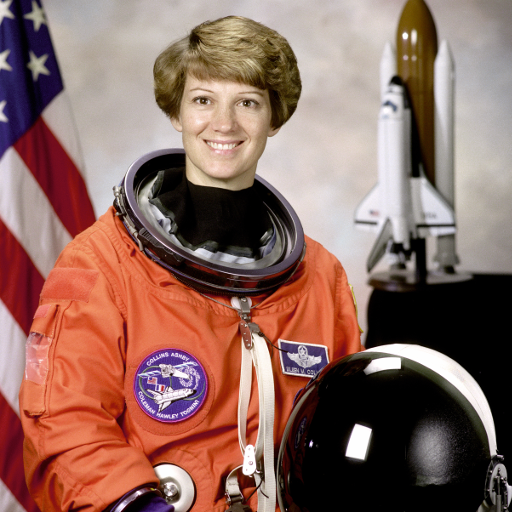
#> input picture Apoio/PL05/imgs/astronaut.png, 512 x 512 px
$ python IP_2Core01b_ImgRotation.py
#> lines starting #> are read from the running program, lines starting #| are printed output that depends on the picture
#!uv run
# /// script
# requires-python = ">=3.12"
# dependencies = ["numpy", "opencv-python>=5.0,<6"]
# ///
# Correr com: uv run exemplos/IP_2Core01b_ImgRotation.py   (na pasta do PL05.zip)
# Rotação.

import cv2 as cv
from pathlib import Path

# A pasta do zip (a que tem exemplos/, imgs/ e videos/), a partir deste ficheiro: o programa encontra as
# imagens corra de onde correr, em Windows, macOS ou Linux.
PASTA = Path(__file__).resolve().parent.parent

# Load the image
img = cv.imread(str(PASTA / "imgs" / "astronaut.png"))
#> img is the input picture: shape (512, 512, 3); mean B, G, R 96.5, 105.8, 141.6

# Get the number of rows and columns of the image
rows, cols = img.shape[:2]
#> rows = 512; cols = 512

# Define the rotation matrix
# cv.getRotationMatrix2D(center, angle, scale)
# center: center of the rotation in the source image
# angle: rotation angle in degrees
# scale: isotropic scale factor
rot_mat = cv.getRotationMatrix2D((0, 0), 45, 0.5)

# Apply the rotation to the image
rot_img = cv.warpAffine(img, rot_mat, (cols, rows))
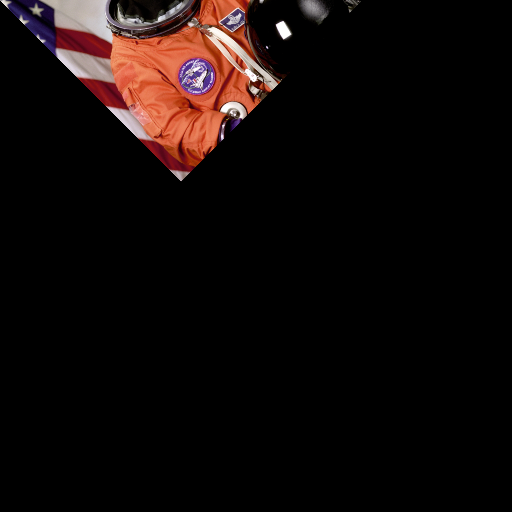
#> rot_img: shape (512, 512, 3); mean B, G, R 8.9, 10.1, 17.5

# Define the rotation matrix with the center of the image as the center of rotation
rot_mat2 = cv.getRotationMatrix2D((cols / 2, rows / 2), 45, 0.5)

# Apply the rotation to the image
rot_img2 = cv.warpAffine(img, rot_mat2, (cols, rows))
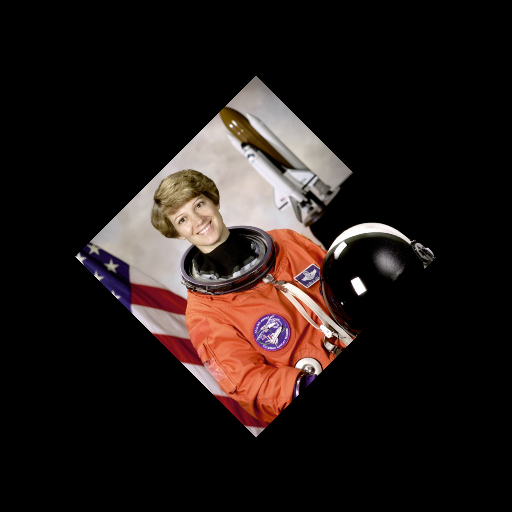
#> rot_img2: shape (512, 512, 3); mean B, G, R 24.1, 26.5, 35.4

# Display the rotated images
cv.imshow("rot_img", rot_img)
cv.imshow("rot_img2", rot_img2)

# Wait for a key press to exit
cv.waitKey(0)

$ run again, with Apoio/PL05/imgs/jewelry.png copied over Apoio/PL05/imgs/astronaut.png
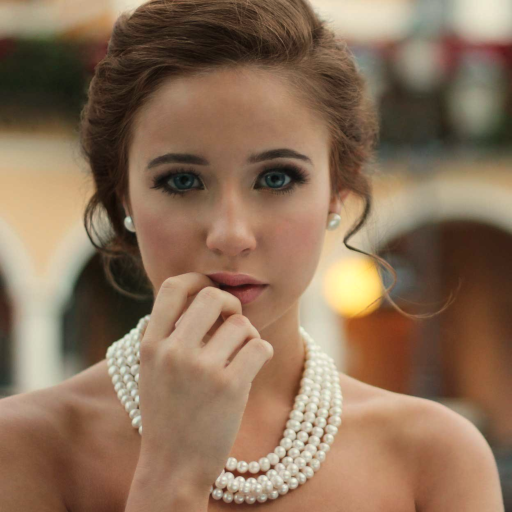
#> input picture Apoio/PL05/imgs/jewelry.png, 512 x 512 px
#> img is the input picture: shape (512, 512, 3); mean B, G, R 88.3, 111.9, 139.3
#> `rot_img = cv.warpAffine(img, rot_mat, (cols, rows))`:
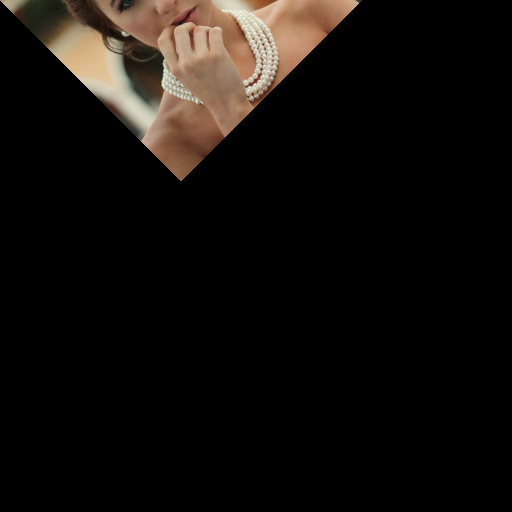
#> rot_img: shape (512, 512, 3); mean B, G, R 12.1, 15.2, 18.9
#> `rot_img2 = cv.warpAffine(img, rot_mat2, (cols, rows))`:
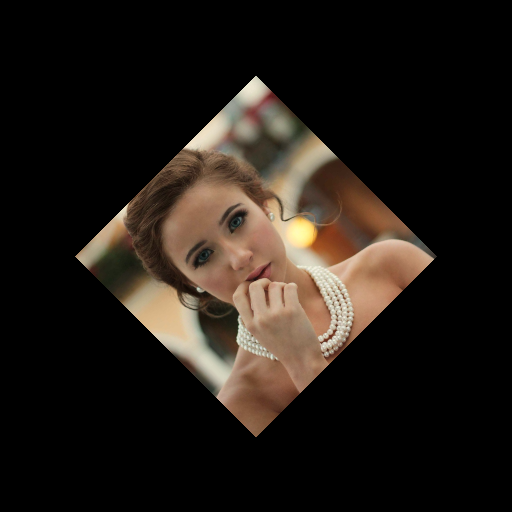
#> rot_img2: shape (512, 512, 3); mean B, G, R 22.1, 28, 34.8
